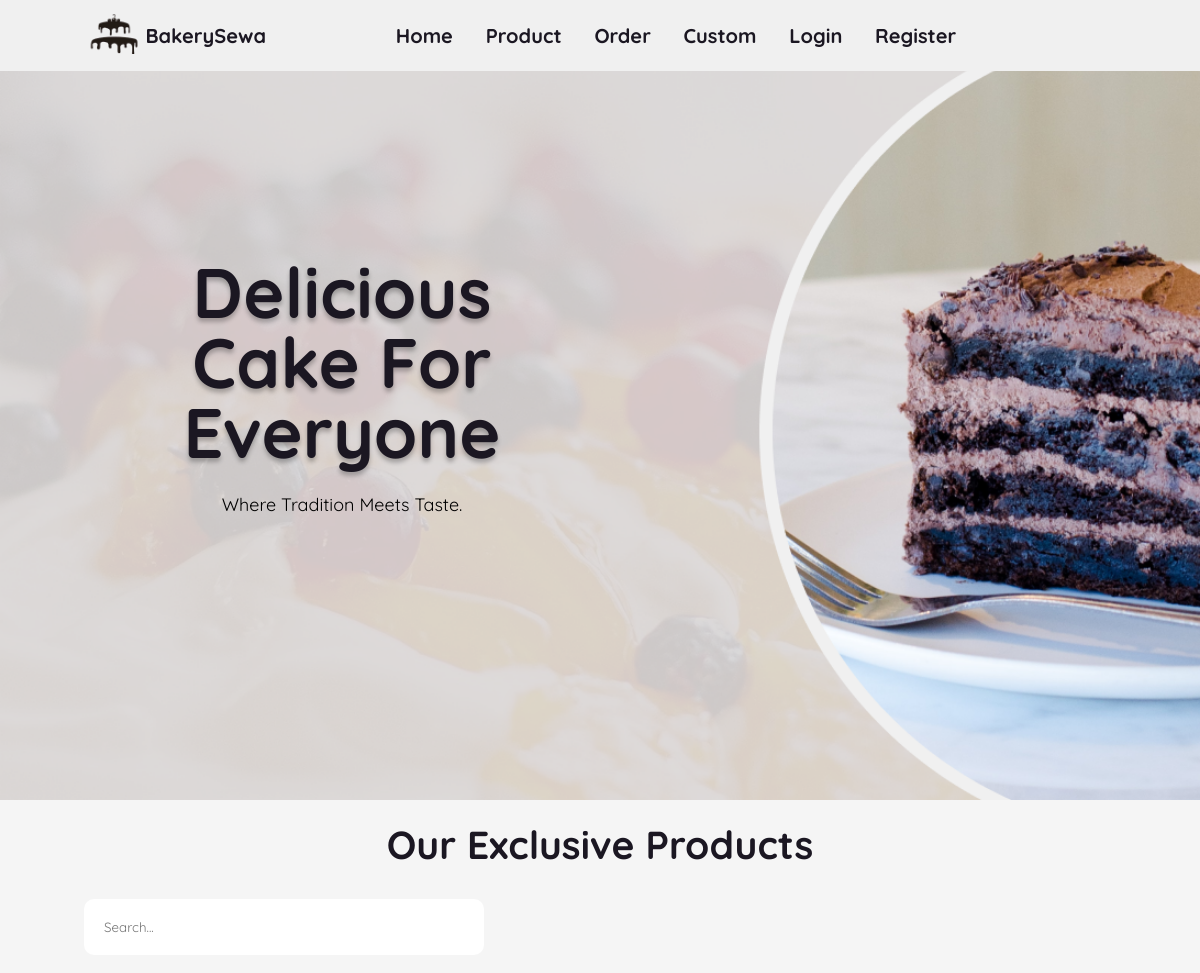
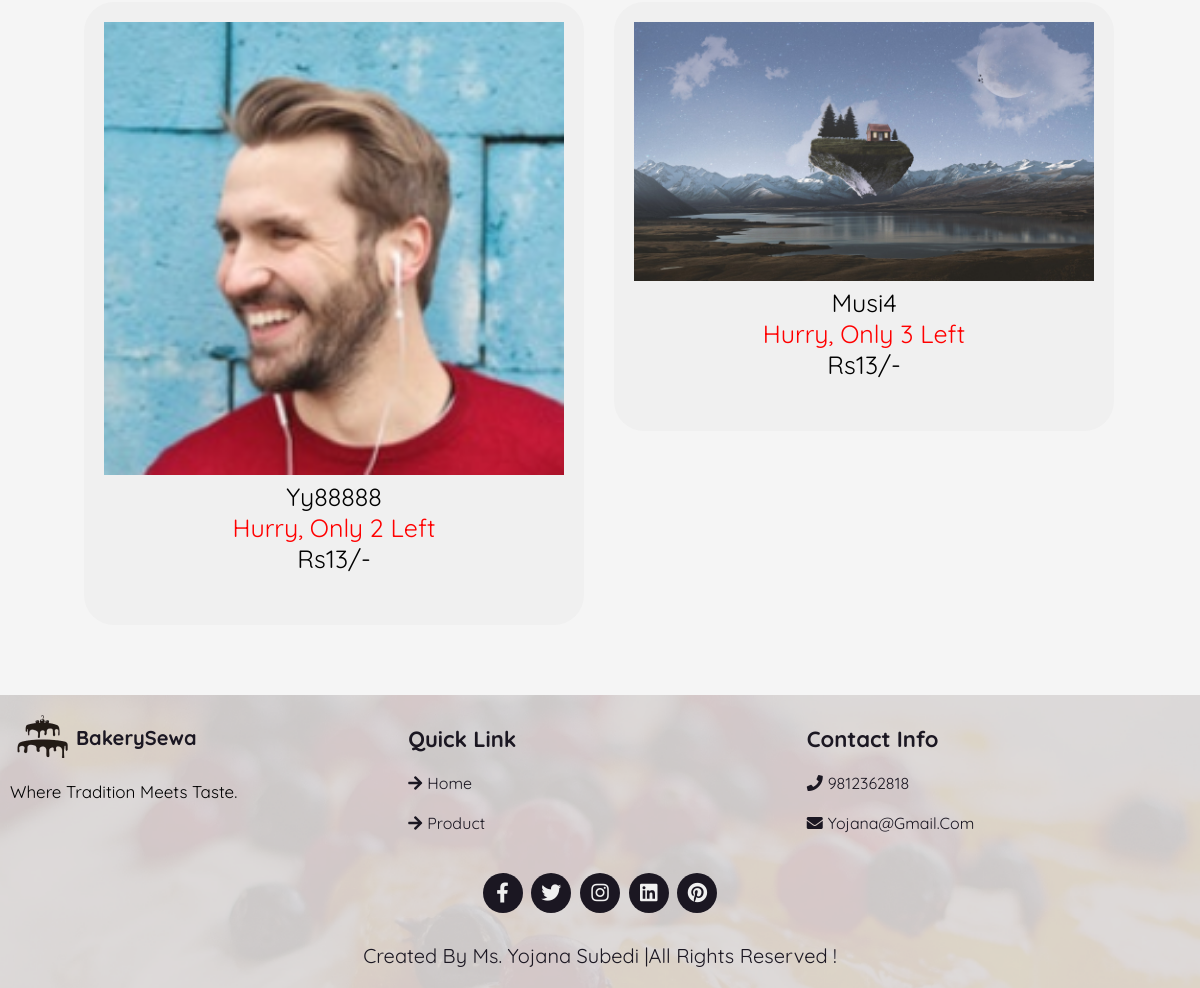
Screenshot of /customer/ with the database file from the repository (2 pictures, top to bottom).
### tables this page shows
CREATE TABLE `products` (
  `id` int(11) NOT NULL,
  `name` varchar(255) NOT NULL,
  `stock` int(11) NOT NULL,
  `image` varchar(255) NOT NULL,
  `price` int(11) NOT NULL,
  `category_id` int(11) NOT NULL,
  `details` varchar(255) NOT NULL,
  `flavor_id` int(255) NOT NULL,
  `status` varchar(255) NOT NULL DEFAULT 'normal'
);

### customer/index.php (the view, shortened to what this page needs)
<?php
include 'header.php'; ?>
<section class="home" id="home">
    <div class="homeContent">
        <h2>Delicious Cake for Everyone </h2>
        <p>Where Tradition Meets Taste.</p>
    </div>
</section>
<section class="product" id="product">
    <div class="heading">
        <h2>Our Exclusive Products</h2>
    </div>
    <input type="text" id="search-input" placeholder="Search..." style="width: 400px; border-radius: 10px;padding: 20px 20px ; margin-bottom: 20px ;">
    <div class="swiper product-row" style="font-size: 250%;">
        <div class="swiper-wrapper" id="div-container">
            <?php
            $select_products = mysqli_query($conn, "SELECT * FROM `products`  ORDER BY name DESC") or die('query failed');
            if (mysqli_num_rows($select_products) > 0) {
                while ($fetch_products = mysqli_fetch_assoc($select_products)) {
            ?>
                    <div class="div-element swiper-slide box">
                        <form action="" method="post" class="swiper-slide slide">
                            <img src="../uploaded_img/<?php echo htmlspecialchars($fetch_products['image']); ?>" alt="" class="img" style="width: 100%; padding: inherit;">
                            <div class="name"><?php echo htmlspecialchars($fetch_products['name']); ?></div>
                            <?php if ($fetch_products['stock'] > 9) : ?>
                                <span class="stock" style="color: green;"><i class="fas fa-check"></i> In stock</span>
                            <?php elseif ($fetch_products['stock'] == 0) : ?>
                                <span class="stock" style="color: red;"><i class="fas fa-times"></i> Out of stock</span>
                            <?php else : ?>
                                <span class="stock" style="color: red;">Hurry, only <?= htmlspecialchars($fetch_products['stock']); ?> left</span>
                            <?php endif; ?>
                            <div class="flex">
                                <div class="price"><span>Rs</span><?= htmlspecialchars($fetch_products['price']); ?><span>/-</span></div>
                            </div>
                            <br>
                        </form>
                    </div>
            <?php
                }
            } else {
                echo '<p class="empty">no products added yet!</p>';
            }
            ?>
        </div>
    </div>
</section>
<footer class="footer" id="contact">
    <div class="box-container">
        <div class="mainBox">
            <div class="content">
                <a href="#"><img src="images/logo.png" alt=""></a>
                <h1 class="logoName"> BakerySewa </h1>
            </div>
            <p>
            <p>Where Tradition Meets Taste.</p>
            </p>
        </div>
        <div class="box">
            <h3>Quick link</h3>
            <a href="#"> <i class="fas fa-arrow-right"></i>Home</a>
            <a href="#"> <i class="fas fa-arrow-right"></i>product</a>
        </div>
        <div class="box">
            <h3>Contact Info</h3>
            <a href="#"> <i class="fas fa-phone"></i>9812362818</a>
            <a href="#"> <i class="fas fa-envelope"></i>yojana@gmail.com</a>
        </div>
    </div>
    <div class="share">
        <a href="#" class="fab fa-facebook-f"></a>
        <a href="#" class="fab fa-twitter"></a>
        <a href="#" class="fab fa-instagram"></a>
        <a href="#" class="fab fa-linkedin"></a>
        <a href="#" class="fab fa-pinterest"></a>
    </div>
    <div class="credit">
        created by <span>Ms. Yojana Subedi </span> |all rights reserved !
    </div>
</footer>
<link rel="stylesheet" href="https://unpkg.com/swiper/swiper-bundle.min.css">
</body>
</html>

### css/style.css (style rules this page uses)
:root { --purple:#8e44ad; --red:#c0392b; --orange:#f39c12; --black:#333; --white:#fff; --light-color:#666; --light-white:#ccc; --light-bg:#f5f5f5; --border:.1rem solid var(--black); --box-shadow:0 .5rem 1rem rgba(0,0,0,.1); }
* { font-family: 'Rubik', sans-serif; margin:0; padding:0; box-sizing: border-box; outline: none; border:none; text-decoration: none; transition:all .2s linear; }
html { font-size: 62.5%; overflow-x: hidden; }
body { background-color: var(--light-bg); }
section { padding:3rem 2rem; }
:root { --black: #1B1722; --white : #F0F0F0; --box-shadow: 0px 4px 4px rgba(0, 0, 0, 0.25); }
* { font-family: 'Quicksand', sans-serif; margin: 0; padding: 0; box-sizing: border-box; outline: none; border: none; text-decoration: none; text-transform: capitalize; transition: .2s linear; }
html { font-size: 62.5%; overflow-x: hidden; scroll-padding-top: 7rem; scroll-behavior: smooth; }
.home { min-height: 100vh; display: flex; align-items: center; background: url(../images/back.png) no-repeat; background-size: cover; background-position: center center; }
.home .homeContent { width: 50%; float: left; text-align: center; padding: 4rem; }
.home .homeContent h2 { font-size: 7rem; font-weight: bolder; margin-bottom: 2rem; line-height: 7rem; color: var(--black); text-shadow: var(--box-shadow); }
.home .homeContent p { font-size: 1.8rem; line-height: 2; margin-bottom: 2rem; }
section { padding: 2rem 7%; }
.heading { text-align: center; font-size: 2.6rem; margin-bottom: 3rem; color: var(--black); }
.product .product-row { margin-bottom: 5rem; display: flex; align-items: center; }
.product .product-row .box { display: flex; flex-direction: column; width: 50rem; background-color: var(--white); align-items: center; text-align: center; padding: 2rem; gap: 1.5rem; border-radius: 3rem; margin-right: 3rem; }
.footer { background: url(../images/backGround.png) no-repeat; background-size: cover; background-position: center center; }
.footer .box-container { display: grid; grid-template-columns: repeat(auto-fit, minmax(25rem, 1fr)); gap: 1.5rem; padding: 2rem 1rem; }
.footer .box-container .mainBox .content { display: flex; align-items: center; margin-bottom: 2rem; }
.footer .box-container .mainBox .content h1 { font-size: 2rem; color: var(--black); }
.footer .box-container .mainBox p { font-size: 1.7rem; line-height: 1.3; margin-bottom: 2rem; }
.footer .box-container .box h3 { font-size: 2.2rem; color: var(--black); padding: 1rem 0; }
.footer .box-container .box a { display: block; font-size: 1.6rem; color: var(--black); padding: 1rem 0; }
.footer .box-container .box a i { padding-right: .5rem; color: var(--black); }
.footer .share { padding: 1rem 0; text-align: center; }
.footer .share a { height: 4rem; width: 4rem; line-height: 4rem; font-size: 2rem; color: var(--white); background: var(--black); margin: 0 .3rem; border-radius: 50%; }
.footer .credit { font-size: 2rem; margin-top: 2rem; padding-bottom: 2rem; color: var(--black); text-align: center; }

### rows the page displays
products: image (picture), name "Yy88888", stock "2", price "13"
products: image (picture), name "Musi4", stock "3", price "13"
